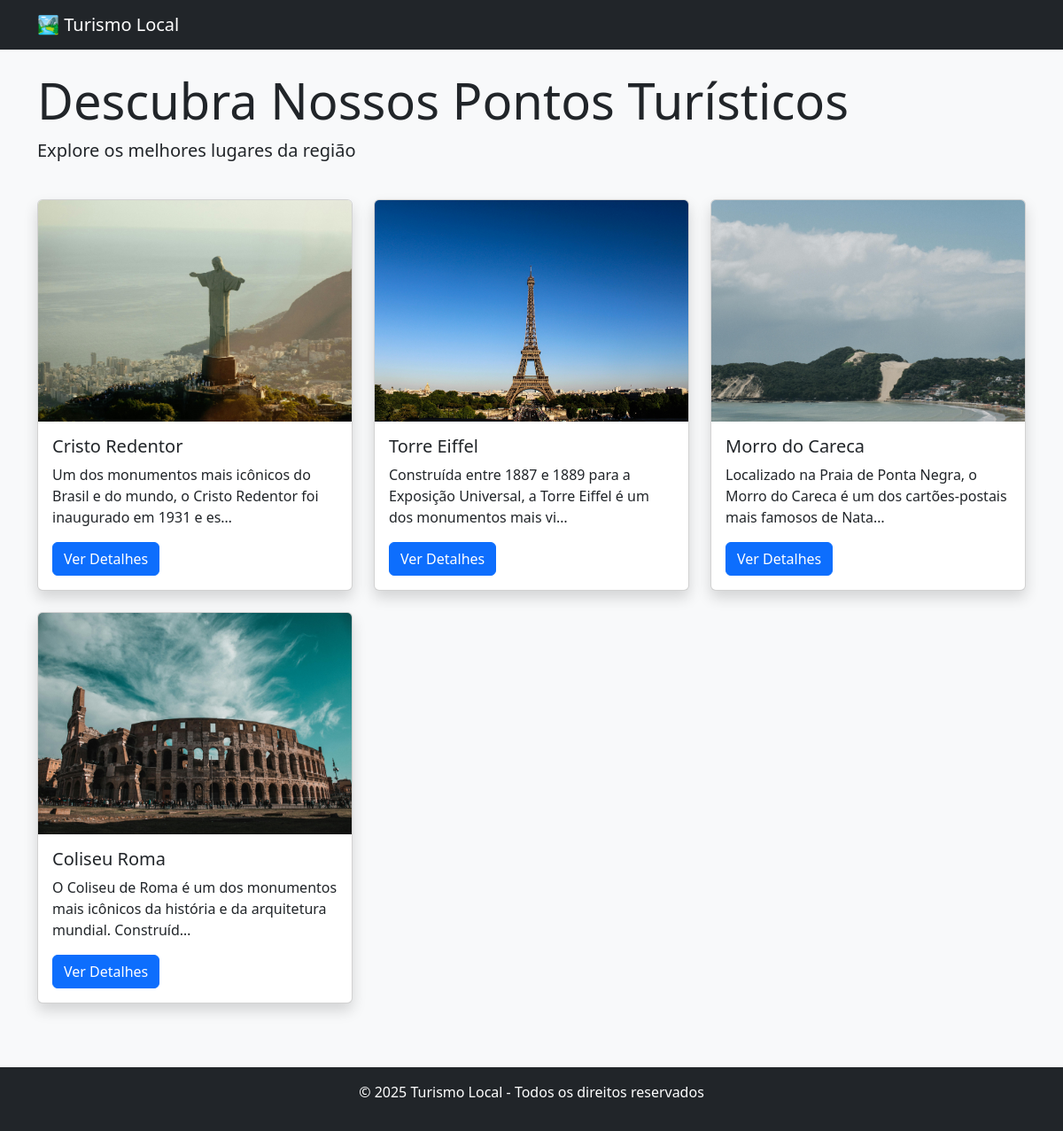
The page / on the database its author committed.
### turismo/models.py (models this page shows, shortened)
class TouristSpot(models.Model):
    name = models.CharField(max_length=200)
    description = models.TextField()
    location = models.CharField(
        max_length=200,
        validators=[
            RegexValidator(
                regex=r'^[a-zA-ZÀ-ú\s]+,\s*[A-Za-z]{2,}$',
                message='Formato requerido: "Cidade, País" (Ex: Natal, Brasil)',
                code='invalid_location'
            )
        ],
    )
    opening_hours = models.CharField(
        max_length=50,
        validators=[RegexValidator(r'^\d{2}:\d{2} às \d{2}:\d{2}$', 'Formato: 08:00 às 18:00')])
    image = models.ImageField(upload_to='spots/')
    created_at = models.DateTimeField(auto_now_add=True)

### turismo/views.py (the view)
# urls.py: path('', HomeView.as_view(), name='home'),
class HomeView(ListView):
    model = TouristSpot
    template_name = 'home.html'
    context_object_name = 'spots'
    ordering = ['-created_at']
    paginate_by = 9

### templates/home.html (shortened to what this page needs)
{% extends 'base.html' %}
{% block content %}
<div class="row">
    <div class="col-md-12 mb-4">
        <h1 class="display-4">Descubra Nossos Pontos Turísticos</h1>
        <p class="lead">Explore os melhores lugares da região</p>
    </div>
    {% for spot in spots %}
    <div class="col-md-4 mb-4">
        <div class="card h-100 shadow">
            <img src="{{ spot.image.url }}" class="card-img-top" alt="{{ spot.name }}">
            <div class="card-body">
                <h5 class="card-title">{{ spot.name }}</h5>
                <p class="card-text">{{ spot.description|truncatechars:100 }}</p>
                <a href="{% url 'spot_detail' spot.id %}" class="btn btn-primary">
                    Ver Detalhes
                </a>
            </div>
        </div>
    </div>
    {% endfor %}
</div>
{% endblock %}

### templates/base.html (style rules this page uses)
.card-img-top { height: 250px; object-fit: cover; }

### rows shown on the page
TouristSpot: image (picture), name "Cristo Redentor", description "Um dos monumentos mais icônicos do Brasil e do mundo, o Cristo Redentor foi inaugurado em 1931 e es…"
TouristSpot: image (picture), name "Torre Eiffel", description "Construída entre 1887 e 1889 para a Exposição Universal, a Torre Eiffel é um dos monumentos mais vi…"
TouristSpot: image (picture), name "Morro do Careca", description "Localizado na Praia de Ponta Negra, o Morro do Careca é um dos cartões-postais mais famosos de Nata…"
TouristSpot: image (picture), name "Coliseu Roma", description "O Coliseu de Roma é um dos monumentos mais icônicos da história e da arquitetura mundial. Construíd…"
